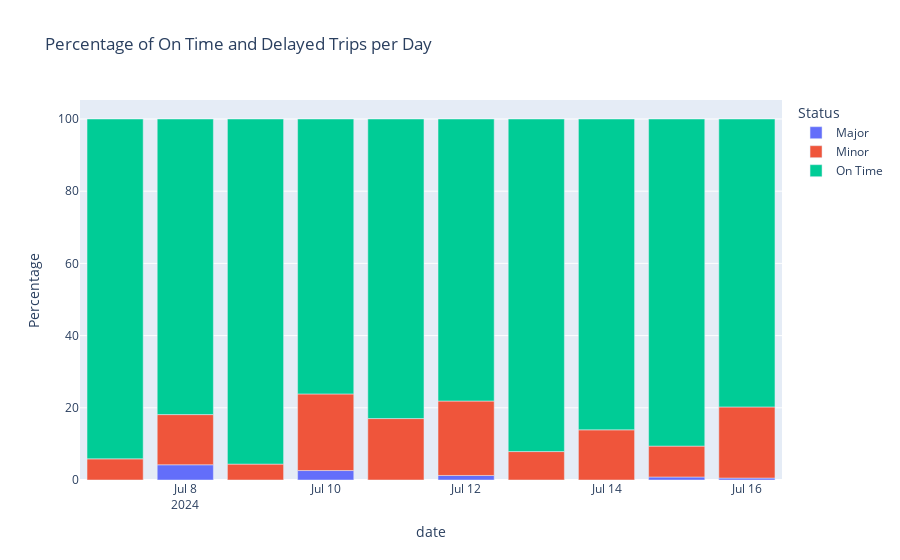

Notebook cell for this chart:
### Code cell
# Calculate percentage of delays by severity
daily_summary = unique_trips.groupby('date')['delay_severity'].value_counts(normalize=True).unstack() * 100

# # Reset index to have date as a column
daily_summary = daily_summary.reset_index()
# # Melt the DataFrame for Plotly
daily_summary_melted = daily_summary.melt(id_vars='date', value_vars=['Major',	'Minor','On Time'], var_name='Status', value_name='Percentage')
import plotly.express as px

# Create the stacked bar plot
fig = px.bar(daily_summary_melted, x='date', y='Percentage', color='Status', title='Percentage of On Time and Delayed Trips per Day')

# Show the plot
fig.show()

### Figure 1 — Plotly figure (JSON) as saved in the notebook; plotly's stock layout.template omitted (floating-point values rounded to 4 significant figures)
{"data": [{"alignmentgroup": "True", "hovertemplate": "Status=Major<br>date=%{x}<br>Percentage=%{y}<extra></extra>", "legendgroup": "Major", "marker": {"color": "#636efa", "pattern": {"shape": ""}}, "name": "Major", "offsetgroup": "Major", "orientation": "v", "showlegend": true, "textposition": "auto", "type": "bar", "x": ["2024-07-07", "2024-07-08", "2024-07-09", "2024-07-10", "2024-07-11", "2024-07-12", "2024-07-13", "2024-07-14", "2024-07-15", "2024-07-16"], "xaxis": "x", "y": [null, 4.216, null, 2.62, null, 1.256, null, null, 0.8327, 0.5396], "yaxis": "y"}, {"alignmentgroup": "True", "hovertemplate": "Status=Minor<br>date=%{x}<br>Percentage=%{y}<extra></extra>", "legendgroup": "Minor", "marker": {"color": "#EF553B", "pattern": {"shape": ""}}, "name": "Minor", "offsetgroup": "Minor", "orientation": "v", "showlegend": true, "textposition": "auto", "type": "bar", "x": ["2024-07-07", "2024-07-08", "2024-07-09", "2024-07-10", "2024-07-11", "2024-07-12", "2024-07-13", "2024-07-14", "2024-07-15", "2024-07-16"], "xaxis": "x", "y": [5.858, 13.91, 4.398, 21.22, 17.02, 20.62, 7.877, 13.89, 8.554, 19.69], "yaxis": "y"}, {"alignmentgroup": "True", "hovertemplate": "Status=On Time<br>date=%{x}<br>Percentage=%{y}<extra></extra>", "legendgroup": "On Time", "marker": {"color": "#00cc96", "pattern": {"shape": ""}}, "name": "On Time", "offsetgroup": "On Time", "orientation": "v", "showlegend": true, "textposition": "auto", "type": "bar", "x": ["2024-07-07", "2024-07-08", "2024-07-09", "2024-07-10", "2024-07-11", "2024-07-12", "2024-07-13", "2024-07-14", "2024-07-15", "2024-07-16"], "xaxis": "x", "y": [94.14, 81.88, 95.6, 76.16, 82.98, 78.12, 92.12, 86.11, 90.61, 79.77], "yaxis": "y"}], "layout": {"barmode": "relative", "legend": {"title": {"text": "Status"}, "tracegroupgap": 0}, "title": {"text": "Percentage of On Time and Delayed Trips per Day"}, "xaxis": {"anchor": "y", "domain": [0, 1], "title": {"text": "date"}}, "yaxis": {"anchor": "x", "domain": [0, 1], "title": {"text": "Percentage"}}}}
